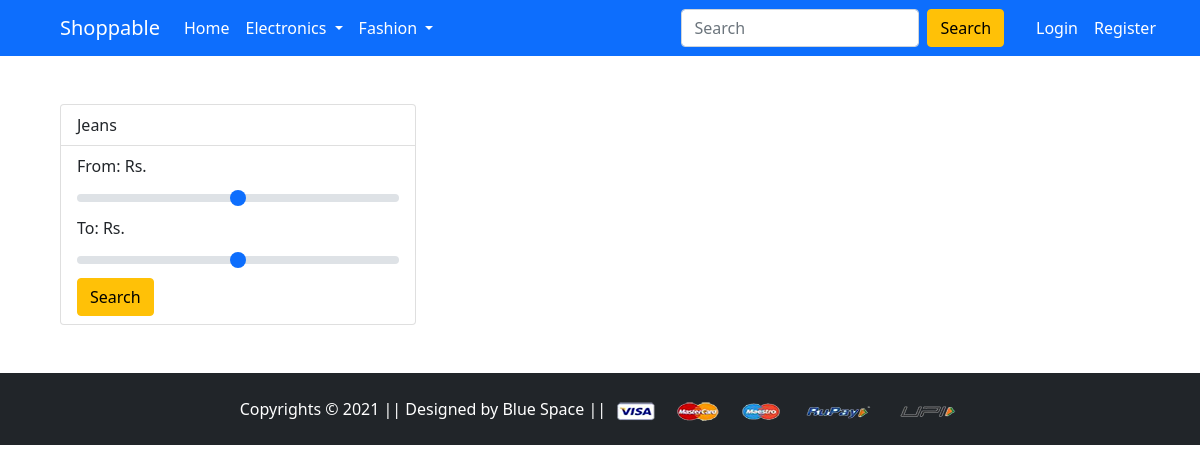
Before: /bottomwear/ with the older database file.
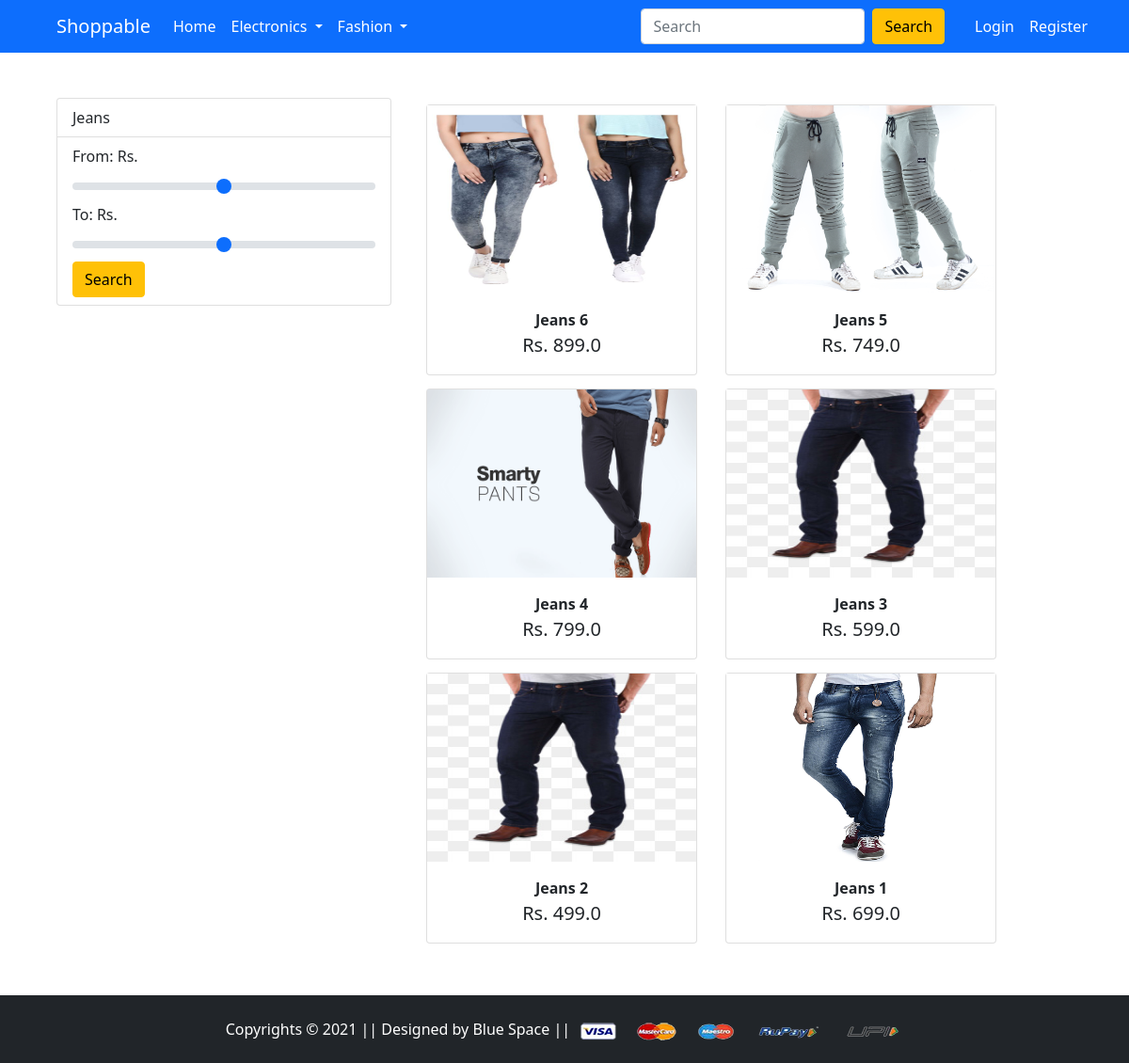
After: the same page with the newer database file.
### app/models.py (models this page shows, shortened)
class Product(models.Model):
    title = models.CharField(max_length=255)
    selling_price = models.FloatField()
    discount_price = models.FloatField()
    description = models.TextField()
    brand = models.CharField(max_length=255)
    category = models.CharField(choices=CATEGORY_CHOICES, max_length=255)
    product_image = models.ImageField(upload_to='productimg')

### app/views.py (the view, shortened to what this page needs)
# urls.py: path('bottomwear/', views.BottomWear, name="bottomwear"),
def BottomWear(request):
    minvalue = request.GET.get('min-value')
    maxvalue = request.GET.get('max-value')
    if minvalue is None:
        product = Product.objects.filter(category="BW")
        if request.user.is_authenticated:
            return render(request, 'app/bottomwear.html', {'product': product, 'cart_item_count': Cart.objects.filter(user=request.user).count()})
        else:
            return render(request, 'app/bottomwear.html', {'product': product, })

### template/app/bottomwear.html (shortened to what this page needs)
{%extends 'app/base.html'%}
{%block main%}
<div class="container m-5">
    <div class="row">
        <div class="col-4">
          <div class="list-group" id="list-tab" role="tablist">
            <a class="list-group-item list-group-item-action" id="list-home-list" href="{%url 'bottomwear' %}" role="tab" aria-controls="list-mobiles">Jeans</a>
            <form class="list-group-item list-group-item-action" id="list-settings-list" method="GET" action="{%url 'bottomwear' %}" role="tab" aria-controls="list-apple">
                <label for="customRange3" class="form-label">From: Rs.</label>
                <input type="range" class="form-range" min="100" max="1000" step="50" id="customRange3" name="min-value" onclick="updateValue()">
                <label for="customRange4" class="form-label">To: Rs.</label>
                <input type="range" class="form-range" min="100" max="1000" step="50" id="customRange4" name="max-value" onclick="updateValue()">
                <input type="submit" value="Search" class="btn btn-warning">
            </form>
          </div>
        </div>
        <div class="col-8">
          <div class="tab-content" id="nav-tabContent">
            <div class="tab-pane fade show active" id="list-mobiles" role="tabpanel" aria-labelledby="list-home-list">
                {%for b in product %}
                <a href="{%url 'productdetails' b.id %}" class="btn">
                <div class="card" style="width: 18rem;">
                    <img src="{{b.product_image.url}}" alt="" height="200px">
                    <div class="card-body text-center">
                      <span class="fw-bold">{{b.title}}</span><br>
                      <span class="fs-5">Rs. {{b.discount_price}}</span>
                    </div>
                  </div>
                </a>
                {%endfor%}
            </div>
          </div>
        </div>
      </div>
</div>
{%endblock main%}

Changed rows visible on the page:
added Product: product_image (picture), title "Jeans 6", discount_price "899.0"
added Product: product_image (picture), title "Jeans 5", discount_price "749.0"
added Product: product_image (picture), title "Jeans 4", discount_price "799.0"
added Product: product_image (picture), title "Jeans 3", discount_price "599.0"
added Product: product_image (picture), title "Jeans 2", discount_price "499.0"
added Product: product_image (picture), title "Jeans 1", discount_price "699.0"
